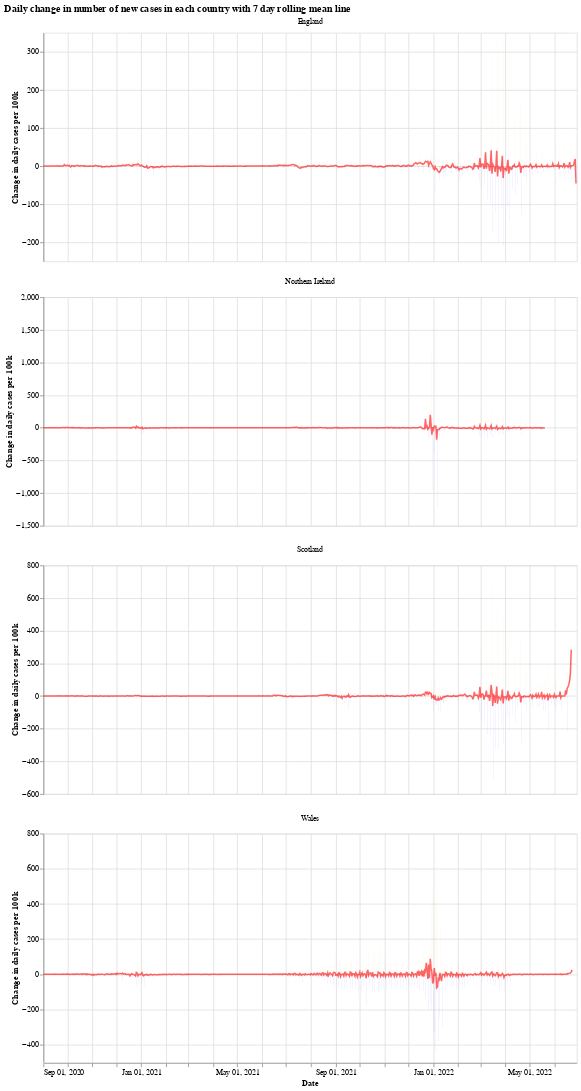

Write notebook code for a chart like this one.
### Markdown cell above
We will use the Python library `Altair` for visualising the data, see the [altair docs](https://altair-viz.github.io/) for more information.

First we have a graph which shows the daily change in the number of new cases for each country. This number jumps up and down all over the place, which is likely due to delay in reporting of new cases over the weekend. Another interesting thing is that it looks like the daily cases in Wales experienced a much shorter period of calm over the summer (calm in the sense of daily cases not jumping up and down).

The orange bars are days when the number of new cases (per 100k population) was more than the previous day, while the blue are days when the number of new cases dropped. The red line is the 7 day moving average. 

When the moving average line is below 0, it means that there is a consistent drop in new cases. We can see this clearly happening around the times that lockdowns were introduced (though, to varying degrees). I will update the graphs soon with a marker of when each lockdown started.

### Code cell
# collapse
import altair as alt

bars = alt.Chart(uk_cases).mark_bar().encode(
    x=alt.X("yearmonthdate(date):T", axis=alt.Axis(title='Date')),
    y=alt.Y("casesChangeRate:Q", axis=alt.Axis(title='Change in daily cases per 100k')),
    tooltip='casesChange',
    color=alt.condition(
        alt.datum.casesChangeRate > 0,
        alt.value("orange"),  # The positive color
        alt.value("blue")  # The negative color
    )
).properties(title='Daily change in number of new cases with 7 day rolling mean',width=700).interactive()

line = alt.Chart(uk_cases).mark_line(
    color='red',
    size=2,
    opacity=0.6
).transform_window(
    rolling_mean='mean(casesChangeRate)',
    frame=[0, 7],
    groupby=['areaName']
).encode(
    x='yearmonthdate(date):T',
    y='rolling_mean:Q'
)

alt.layer(bars, line, data=uk_cases).facet(alt.Column(
    'areaName', title=''), columns=1).resolve_scale(y='independent').properties(title='Daily change in number of new cases in each country with 7 day rolling mean line')

### Figure 1 — Vega-Lite specification as saved in the notebook (floating-point values rounded to 4 significant figures; data arrays with more than 128 entries replaced by an {"elided": "..."} marker saying what was removed)
{"config": {"view": {"continuousWidth": 400, "continuousHeight": 300}}, "data": {"name": "data-70a26f7cff79912fc07e7a1464e9ae35"}, "facet": {"type": "nominal", "field": "areaName", "title": ""}, "spec": {"layer": [{"mark": "bar", "encoding": {"color": {"condition": {"value": "orange", "test": "(datum.casesChangeRate > 0)"}, "value": "blue"}, "tooltip": {"type": "quantitative", "field": "casesChange"}, "x": {"type": "temporal", "axis": {"title": "Date"}, "field": "date", "timeUnit": "yearmonthdate"}, "y": {"type": "quantitative", "axis": {"title": "Change in daily cases per 100k"}, "field": "casesChangeRate"}}, "selection": {"selector001": {"type": "interval", "bind": "scales", "encodings": ["x", "y"]}}, "title": "Daily change in number of new cases with 7 day rolling mean", "width": 700}, {"mark": {"type": "line", "color": "red", "opacity": 0.6, "size": 2}, "encoding": {"x": {"type": "temporal", "field": "date", "timeUnit": "yearmonthdate"}, "y": {"type": "quantitative", "field": "rolling_mean"}}, "transform": [{"window": [{"op": "mean", "field": "casesChangeRate", "as": "rolling_mean"}], "frame": [0, 7], "groupby": ["areaName"]}]}]}, "columns": 1, "resolve": {"scale": {"y": "independent"}}, "title": "Daily change in number of new cases in each country with 7 day rolling mean line", "$schema": "https://vega.github.io/schema/vega-lite/v4.8.1.json", "datasets": {"data-70a26f7cff79912fc07e7a1464e9ae35": {"elided": "2614 records"}}}
